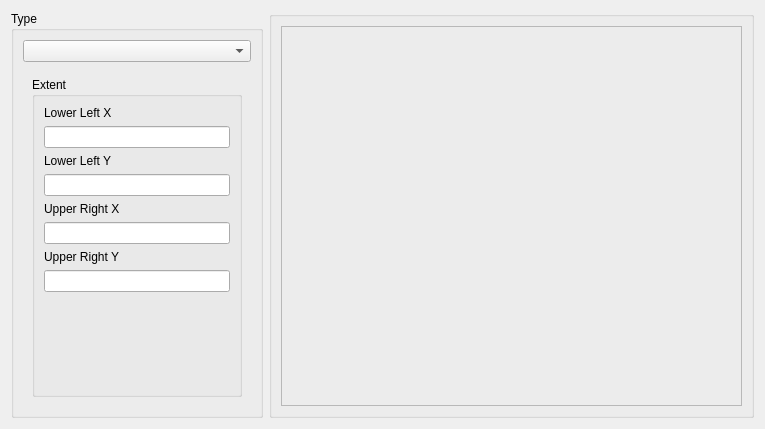
<?xml version="1.0" encoding="UTF-8"?>
<ui version="4.0">
 <class>ClippingWizardPageForm</class>
 <widget class="QWizardPage" name="ClippingWizardPageForm">
  <property name="geometry">
   <rect>
    <x>0</x>
    <y>0</y>
    <width>765</width>
    <height>429</height>
   </rect>
  </property>
  <property name="windowTitle">
   <string>WizardPage</string>
  </property>
  <layout class="QGridLayout" name="gridLayout_2">
   <item row="0" column="0">
    <layout class="QHBoxLayout" name="horizontalLayout" stretch="0,1">
     <item>
      <widget class="QGroupBox" name="groupBox">
       <property name="minimumSize">
        <size>
         <width>250</width>
         <height>0</height>
        </size>
       </property>
       <property name="title">
        <string>Type</string>
       </property>
       <layout class="QGridLayout" name="gridLayout_18">
        <item row="0" column="0">
         <layout class="QGridLayout" name="gridLayout_17">
          <item row="0" column="0">
           <widget class="QComboBox" name="m_strategyTypeComboBox">
            <property name="sizePolicy">
             <sizepolicy hsizetype="MinimumExpanding" vsizetype="Fixed">
              <horstretch>0</horstretch>
              <verstretch>0</verstretch>
             </sizepolicy>
            </property>
           </widget>
          </item>
          <item row="1" column="0">
           <widget class="QStackedWidget" name="m_stackedWidget">
            <property name="sizePolicy">
             <sizepolicy hsizetype="Minimum" vsizetype="Preferred">
              <horstretch>0</horstretch>
              <verstretch>0</verstretch>
             </sizepolicy>
            </property>
            <property name="currentIndex">
             <number>0</number>
            </property>
            <widget class="QWidget" name="page">
             <layout class="QGridLayout" name="gridLayout_11">
              <item row="0" column="0">
               <widget class="QGroupBox" name="groupBox_2">
                <property name="sizePolicy">
                 <sizepolicy hsizetype="MinimumExpanding" vsizetype="Preferred">
                  <horstretch>0</horstretch>
                  <verstretch>0</verstretch>
                 </sizepolicy>
                </property>
                <property name="title">
                 <string>Extent</string>
                </property>
                <property name="flat">
                 <bool>true</bool>
                </property>
                <layout class="QGridLayout" name="gridLayout_15">
                 <item row="0" column="0">
                  <layout class="QGridLayout" name="gridLayout_14">
                   <item row="0" column="0">
                    <layout class="QGridLayout" name="gridLayout_9">
                     <item row="0" column="0">
                      <layout class="QGridLayout" name="gridLayout_5">
                       <item row="0" column="0">
                        <widget class="QLabel" name="label">
                         <property name="text">
                          <string>Lower Left X</string>
                         </property>
                        </widget>
                       </item>
                       <item row="1" column="0">
                        <widget class="QLineEdit" name="m_llxLineEdit">
                         <property name="alignment">
                          <set>Qt::AlignRight|Qt::AlignTrailing|Qt::AlignVCenter</set>
                         </property>
                        </widget>
                       </item>
                      </layout>
                     </item>
                     <item row="1" column="0">
                      <layout class="QGridLayout" name="gridLayout_6">
                       <item row="0" column="0">
                        <widget class="QLabel" name="label_2">
                         <property name="text">
                          <string>Lower Left Y</string>
                         </property>
                        </widget>
                       </item>
                       <item row="1" column="0">
                        <widget class="QLineEdit" name="m_llyLineEdit">
                         <property name="alignment">
                          <set>Qt::AlignRight|Qt::AlignTrailing|Qt::AlignVCenter</set>
                         </property>
                        </widget>
                       </item>
                      </layout>
                     </item>
                     <item row="2" column="0">
                      <layout class="QGridLayout" name="gridLayout_7">
                       <item row="0" column="0">
                        <widget class="QLabel" name="label_3">
                         <property name="text">
                          <string>Upper Right X</string>
                         </property>
                        </widget>
                       </item>
                       <item row="1" column="0">
                        <widget class="QLineEdit" name="m_urxLineEdit">
                         <property name="alignment">
                          <set>Qt::AlignRight|Qt::AlignTrailing|Qt::AlignVCenter</set>
                         </property>
                        </widget>
                       </item>
                      </layout>
                     </item>
                     <item row="3" column="0">
                      <layout class="QGridLayout" name="gridLayout_8">
                       <item row="0" column="0">
                        <widget class="QLabel" name="label_4">
                         <property name="text">
                          <string>Upper Right Y</string>
                         </property>
                        </widget>
                       </item>
                       <item row="1" column="0">
                        <widget class="QLineEdit" name="m_uryLineEdit">
                         <property name="alignment">
                          <set>Qt::AlignRight|Qt::AlignTrailing|Qt::AlignVCenter</set>
                         </property>
                        </widget>
                       </item>
                      </layout>
                     </item>
                    </layout>
                   </item>
                   <item row="1" column="0">
                    <spacer name="verticalSpacer">
                     <property name="orientation">
                      <enum>Qt::Vertical</enum>
                     </property>
                     <property name="sizeHint" stdset="0">
                      <size>
                       <width>20</width>
                       <height>40</height>
                      </size>
                     </property>
                    </spacer>
                   </item>
                  </layout>
                 </item>
                </layout>
               </widget>
              </item>
             </layout>
            </widget>
            <widget class="QWidget" name="page_2">
             <layout class="QGridLayout" name="gridLayout_3">
              <item row="0" column="0">
               <widget class="QGroupBox" name="groupBox_3">
                <property name="sizePolicy">
                 <sizepolicy hsizetype="MinimumExpanding" vsizetype="Preferred">
                  <horstretch>0</horstretch>
                  <verstretch>0</verstretch>
                 </sizepolicy>
                </property>
                <property name="title">
                 <string>Dimension</string>
                </property>
                <property name="flat">
                 <bool>true</bool>
                </property>
                <layout class="QGridLayout" name="gridLayout_23">
                 <item row="0" column="0">
                  <layout class="QGridLayout" name="gridLayout_16">
                   <item row="0" column="0">
                    <layout class="QGridLayout" name="gridLayout_12">
                     <item row="0" column="0">
                      <layout class="QGridLayout" name="gridLayout_19">
                       <item row="0" column="0">
                        <widget class="QLabel" name="label_5">
                         <property name="text">
                          <string>Initial Row</string>
                         </property>
                        </widget>
                       </item>
                       <item row="1" column="0">
                        <widget class="QLineEdit" name="m_startRowLineEdit">
                         <property name="alignment">
                          <set>Qt::AlignRight|Qt::AlignTrailing|Qt::AlignVCenter</set>
                         </property>
                        </widget>
                       </item>
                      </layout>
                     </item>
                     <item row="1" column="0">
                      <layout class="QGridLayout" name="gridLayout_20">
                       <item row="0" column="0">
                        <widget class="QLabel" name="label_6">
                         <property name="text">
                          <string>Initial Column</string>
                         </property>
                        </widget>
                       </item>
                       <item row="1" column="0">
                        <widget class="QLineEdit" name="m_startColumnLineEdit">
                         <property name="alignment">
                          <set>Qt::AlignRight|Qt::AlignTrailing|Qt::AlignVCenter</set>
                         </property>
                        </widget>
                       </item>
                      </layout>
                     </item>
                     <item row="2" column="0">
                      <layout class="QGridLayout" name="gridLayout_21">
                       <item row="0" column="0">
                        <widget class="QLabel" name="label_7">
                         <property name="text">
                          <string>Height</string>
                         </property>
                        </widget>
                       </item>
                       <item row="1" column="0">
                        <widget class="QLineEdit" name="m_heightLineEdit">
                         <property name="alignment">
                          <set>Qt::AlignRight|Qt::AlignTrailing|Qt::AlignVCenter</set>
                         </property>
                        </widget>
                       </item>
                      </layout>
                     </item>
                     <item row="3" column="0">
                      <layout class="QGridLayout" name="gridLayout_22">
                       <item row="0" column="0">
                        <widget class="QLabel" name="label_8">
                         <property name="text">
                          <string>Width</string>
                         </property>
                        </widget>
                       </item>
                       <item row="1" column="0">
                        <widget class="QLineEdit" name="m_widthLineEdit">
                         <property name="alignment">
                          <set>Qt::AlignRight|Qt::AlignTrailing|Qt::AlignVCenter</set>
                         </property>
                        </widget>
                       </item>
                      </layout>
                     </item>
                    </layout>
                   </item>
                   <item row="1" column="0">
                    <spacer name="verticalSpacer_2">
                     <property name="orientation">
                      <enum>Qt::Vertical</enum>
                     </property>
                     <property name="sizeHint" stdset="0">
                      <size>
                       <width>20</width>
                       <height>40</height>
                      </size>
                     </property>
                    </spacer>
                   </item>
                  </layout>
                 </item>
                </layout>
               </widget>
              </item>
             </layout>
            </widget>
            <widget class="QWidget" name="page_3">
             <layout class="QGridLayout" name="gridLayout_4">
              <item row="0" column="0">
               <widget class="QGroupBox" name="groupBox_4">
                <property name="sizePolicy">
                 <sizepolicy hsizetype="MinimumExpanding" vsizetype="Preferred">
                  <horstretch>0</horstretch>
                  <verstretch>0</verstretch>
                 </sizepolicy>
                </property>
                <property name="title">
                 <string>Layer</string>
                </property>
                <property name="flat">
                 <bool>true</bool>
                </property>
                <layout class="QGridLayout" name="gridLayout_25">
                 <item row="0" column="0">
                  <layout class="QGridLayout" name="gridLayout_24">
                   <item row="0" column="0">
                    <layout class="QGridLayout" name="gridLayout_13">
                     <item row="0" column="0">
                      <widget class="QComboBox" name="m_layerComboBox"/>
                     </item>
                     <item row="1" column="0">
                      <widget class="QRadioButton" name="m_aggregAllRadioButton">
                       <property name="text">
                        <string>Aggregate all geometries</string>
                       </property>
                       <property name="checked">
                        <bool>true</bool>
                       </property>
                      </widget>
                     </item>
                     <item row="2" column="0">
                      <layout class="QGridLayout" name="gridLayout">
                       <item row="0" column="0" colspan="2">
                        <widget class="QRadioButton" name="m_groupByRadioButton">
                         <property name="text">
                          <string>Group By Attribute</string>
                         </property>
                        </widget>
                       </item>
                       <item row="1" column="0">
                        <spacer name="horizontalSpacer">
                         <property name="orientation">
                          <enum>Qt::Horizontal</enum>
                         </property>
                         <property name="sizeType">
                          <enum>QSizePolicy::Fixed</enum>
                         </property>
                         <property name="sizeHint" stdset="0">
                          <size>
                           <width>40</width>
                           <height>20</height>
                          </size>
                         </property>
                        </spacer>
                       </item>
                       <item row="1" column="1">
                        <widget class="QComboBox" name="m_layerAttrComboBox">
                         <property name="enabled">
                          <bool>false</bool>
                         </property>
                         <property name="sizePolicy">
                          <sizepolicy hsizetype="MinimumExpanding" vsizetype="Fixed">
                           <horstretch>0</horstretch>
                           <verstretch>0</verstretch>
                          </sizepolicy>
                         </property>
                         <property name="minimumSize">
                          <size>
                           <width>140</width>
                           <height>0</height>
                          </size>
                         </property>
                        </widget>
                       </item>
                      </layout>
                     </item>
                     <item row="3" column="0">
                      <widget class="QRadioButton" name="m_selectedGeomRadioButton">
                       <property name="text">
                        <string>Use selecteds geometries</string>
                       </property>
                      </widget>
                     </item>
                    </layout>
                   </item>
                   <item row="1" column="0">
                    <spacer name="verticalSpacer_3">
                     <property name="orientation">
                      <enum>Qt::Vertical</enum>
                     </property>
                     <property name="sizeHint" stdset="0">
                      <size>
                       <width>20</width>
                       <height>40</height>
                      </size>
                     </property>
                    </spacer>
                   </item>
                  </layout>
                 </item>
                </layout>
               </widget>
              </item>
             </layout>
            </widget>
           </widget>
          </item>
         </layout>
        </item>
       </layout>
      </widget>
     </item>
     <item>
      <widget class="QGroupBox" name="m_previewGroupBox">
       <property name="sizePolicy">
        <sizepolicy hsizetype="MinimumExpanding" vsizetype="Preferred">
         <horstretch>0</horstretch>
         <verstretch>0</verstretch>
        </sizepolicy>
       </property>
       <property name="title">
        <string/>
       </property>
       <property name="checkable">
        <bool>false</bool>
       </property>
       <layout class="QGridLayout" name="gridLayout_10">
        <item row="0" column="0">
         <widget class="QFrame" name="m_frame">
          <property name="frameShape">
           <enum>QFrame::StyledPanel</enum>
          </property>
          <property name="frameShadow">
           <enum>QFrame::Raised</enum>
          </property>
         </widget>
        </item>
       </layout>
      </widget>
     </item>
    </layout>
   </item>
  </layout>
 </widget>
 <tabstops>
  <tabstop>m_strategyTypeComboBox</tabstop>
  <tabstop>m_llxLineEdit</tabstop>
  <tabstop>m_llyLineEdit</tabstop>
  <tabstop>m_urxLineEdit</tabstop>
  <tabstop>m_uryLineEdit</tabstop>
  <tabstop>m_startRowLineEdit</tabstop>
  <tabstop>m_startColumnLineEdit</tabstop>
  <tabstop>m_heightLineEdit</tabstop>
  <tabstop>m_widthLineEdit</tabstop>
  <tabstop>m_layerComboBox</tabstop>
  <tabstop>m_groupByRadioButton</tabstop>
  <tabstop>m_layerAttrComboBox</tabstop>
  <tabstop>m_selectedGeomRadioButton</tabstop>
 </tabstops>
 <resources/>
 <connections>
  <connection>
   <sender>m_strategyTypeComboBox</sender>
   <signal>activated(int)</signal>
   <receiver>m_stackedWidget</receiver>
   <slot>setCurrentIndex(int)</slot>
   <hints>
    <hint type="sourcelabel">
     <x>242</x>
     <y>47</y>
    </hint>
    <hint type="destinationlabel">
     <x>242</x>
     <y>66</y>
    </hint>
   </hints>
  </connection>
  <connection>
   <sender>m_groupByRadioButton</sender>
   <signal>toggled(bool)</signal>
   <receiver>m_layerAttrComboBox</receiver>
   <slot>setEnabled(bool)</slot>
   <hints>
    <hint type="sourcelabel">
     <x>90</x>
     <y>130</y>
    </hint>
    <hint type="destinationlabel">
     <x>103</x>
     <y>153</y>
    </hint>
   </hints>
  </connection>
 </connections>
</ui>
